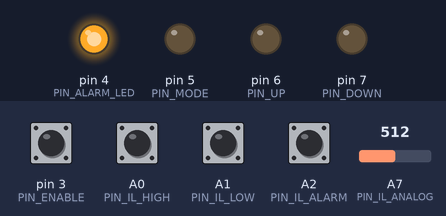
Bench run of a program on a simulated Arduino Nano, built with avr-gcc and run on an emulated ATmega328P. Shown: output pins drawn as LEDs (lit = HIGH). The inputs (shaded band) are chosen by the test bench; at power-on: A0 (PIN_IL_HIGH), A1 (PIN_IL_LOW), A2 (PIN_IL_ALARM), pin 3 (PIN_ENABLE) HIGH, A7 (PIN_IL_ANALOG) = 512. What the program prints to the serial monitor is not drawn.

Above: at 1.2 s.
1.3 s: A2 (PIN_IL_ALARM) pulled LOW for 1 s
At 2.1 s:
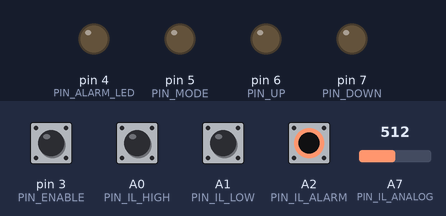
3.8 s: pin 3 (PIN_ENABLE) pulled LOW for 0.15 s
At 4.8 s:
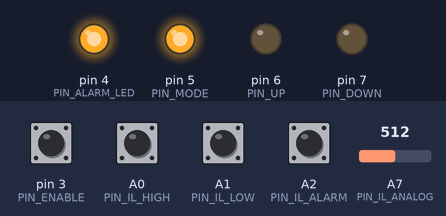
5.4 s: A2 (PIN_IL_ALARM) pulled LOW for 0.15 s
At 5.49 s:
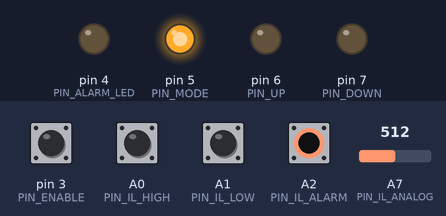
Timing chart, 0 to 8.4 s (numbered marks = the images above; inputs shaded):
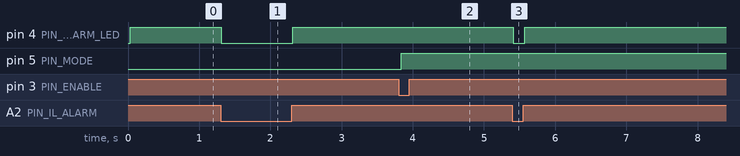

Measured:
- after the input at 1.3 s, pin 4 (PIN_ALARM_LED): HIGH → LOW at once, → HIGH 1.0 s later
- after the input at 3.8 s, pin 5 (PIN_MODE): LOW → HIGH at once
- after the input at 5.4 s, pin 4 (PIN_ALARM_LED): HIGH → LOW at once, → HIGH 0.16 s later

The program:

main.cpp
```cpp
// ============================================================================
//  TBI SubArc Height Control  -  Arduino Nano (ATmega328P)
//  Built up one section at a time.
// ============================================================================
#include <Arduino.h>
#include "pins.h"

// --- Loop timing ------------------------------------------------------------
const unsigned long SCAN_MS = 20;        // fixed control-loop period (ms)

// --- Analog rate / baseline guard: state + tunables -------------------------
enum GuardMode    { TRACKING, HOLD };    // TRACKING = following; HOLD = frozen
enum FreezeReason { R_NONE, R_SLEW, R_RAIL, R_ALARM, R_WAIT };
GuardMode    mode = TRACKING;
FreezeReason freezeReason = R_NONE;      // why we're holding (display + LED)
int  baseline = 0;                       // last good plate reading (counts)
int  analogValue = 0;                    // filtered ADC counts (0-1023, ~512 at target)
int  lastDelta = 0;                      // last per-sample analog delta (diag)
static int prevAnalog = 0;               // previous sample (for slew delta)
static uint16_t settleCount = 0;         // samples back near baseline
static uint16_t stepCount   = 0;         // samples a new level has persisted

const int      SLEW_THRESH  = 40;        // counts/sample: above = fast artifact
                                         // Bench-tuned (2026-07). The laser rides the
                                         // JOINT GROOVE; on multipass welds that surface
                                         // is a prior bead, and its ripple tripped
                                         // constant false HLD-S freezes at the original
                                         // value of 8. 40 (~0.8 mm/sample) sits above
                                         // bead ripple and the commanded slide
                                         // (~5.2 c/sample @ 12 in/min) while remaining
                                         // below a sharp tack/step edge (up to ~140
                                         // c/sample). Trade-off: edges slower than
                                         // ~40 c/sample no longer freeze -- root-pass
                                         // tacks are assumed sharp. Re-check if the
                                         // IL-1000 analog window is rescaled.
const int      RETURN_TOL   = 50;        // counts (~1 mm) within baseline = "returned"
const uint8_t  SETTLE       = 3;         // samples near baseline before resume
const uint16_t STEP_CONFIRM = 350;       // ~7 s: accept a permanent new level
                                         // (must exceed the ~6 s longest tack)
const int      RAIL_LO      = 5;         // <= this = railed low  (out of window)
const int      RAIL_HI      = 1018;      // >= this = railed high (out of window)
const unsigned long BLINK_MS = 100;      // alarm-LED fast-blink half-period

// --- Auto-mode button (momentary, active-low) -------------------------------
bool automode = false;                   // latched: true = auto height on
const unsigned long DEBOUNCE_MS = 30;    // button must settle this long
static int btnStable = HIGH;             // debounced level (HIGH = released)
static int btnLast   = HIGH;             // last raw reading
static unsigned long btnChangedAt = 0;   // when the raw reading last changed
//-----------------------------------------------------------------------------


// Debounce PIN_ENABLE and toggle automode on each press.
static void updateAutoButton() {
  int reading = digitalRead(PIN_ENABLE);

  if (reading != btnLast) {              // raw changed -> restart the timer
    btnLast = reading;
    btnChangedAt = millis();
  }

  if (millis() - btnChangedAt >= DEBOUNCE_MS && reading != btnStable) {
    btnStable = reading;                 // commit the new stable level
    if (btnStable == LOW) {              // press edge (active-low) -> toggle
      automode = !automode;
      digitalWrite(PIN_MODE, automode ? HIGH : LOW);
    }
  }
}


// --- Alarm input (Keyence IL-1000 system-OK line) ---------------------------
// IL-1000 ALARM is HIGH=OK / LOW=fault; through the NPN opto the sense may
// invert, so ALARM_ACTIVE_LEVEL is the *pin* level that means "alarm/fault".
// Verify on the bench (disconnect the line: it should read ALARM = fail-safe).
const int ALARM_ACTIVE_LEVEL = LOW;      // pin level that means alarm/fault
bool alarm = false;                      // true = IL-1000 reporting a fault

// Read the alarm input into the `alarm` flag. (The D4 LED is driven by
// updateIndicator(), which also shows guard freezes as a fast blink.)
static void updateAlarm() {
  alarm = !(digitalRead(PIN_IL_ALARM) == ALARM_ACTIVE_LEVEL);
}


// --- Height control: hybrid re-center ---------------------------------------
// The Keyence HIGH/LOW judgments (+/-1.5 mm on the amp) START a correction and
// set its direction; the ANALOG value decides when to STOP -- keep driving until
// the reading is within STOP_BAND of TARGET_COUNTS, so the torch returns to ~0
// instead of parking at the +/-1.5 mm band edge.
// Mapping: HIGH -> UP (raise), LOW -> DOWN (lower). Swap on the bench if reversed
// (a backwards map drives to a rail; the guard then freezes it).
const int JUDGE_ACTIVE_LEVEL = LOW;      // pin level meaning a judgment is asserted
const int TARGET_COUNTS      = 512;      // analog counts at the Keyence zero (~center)
const int STOP_BAND          = 26;       // counts (~0.5 mm): stop within this of target
bool ilHigh = false;                     // HIGH judgment active
bool ilLow  = false;                     // LOW  judgment active

static void updateHeight() {
  ilHigh = (digitalRead(PIN_IL_HIGH) == JUDGE_ACTIVE_LEVEL);
  ilLow  = (digitalRead(PIN_IL_LOW)  == JUDGE_ACTIVE_LEVEL);

  static bool correcting = false;        // latched from a HIGH/LOW trigger
  static bool dirUp      = false;        // latched direction for this correction

  // Motion only in auto, no alarm, and while the guard is TRACKING.
  if (!(automode && !alarm && mode == TRACKING)) {
    correcting = false;
    digitalWrite(PIN_UP,   LOW);
    digitalWrite(PIN_DOWN, LOW);
    return;
  }

  // START: a Keyence judgment kicks off a correction and picks the direction.
  if (!correcting) {
    if      (ilHigh) { correcting = true; dirUp = true;  }
    else if (ilLow)  { correcting = true; dirUp = false; }
  }

  // STOP: once the analog is back within STOP_BAND of center.
  if (correcting && abs(analogValue - TARGET_COUNTS) <= STOP_BAND) {
    correcting = false;
  }

  // DRIVE the latched direction (interlocked: never both), else hold.
  if (correcting) {
    digitalWrite(PIN_UP,   dirUp ? HIGH : LOW);
    digitalWrite(PIN_DOWN, dirUp ? LOW  : HIGH);
  } else {
    digitalWrite(PIN_UP,   LOW);
    digitalWrite(PIN_DOWN, LOW);
  }
}


// --- Analog input (Keyence IL-1000 0-5V distance) ---------------------------
const uint8_t ANALOG_SAMPLES = 100;      // reads per sample, median-filtered
// (analogValue is declared with the guard state near the top of the file.)

// Take ANALOG_SAMPLES reads of A7 and return their median (rejects noise/spikes).
// ~100 x 100us = ~10 ms, well within the loop cadence. Even count -> average the
// two middle samples.
static int readAnalogMedian() {
  int s[ANALOG_SAMPLES];
  for (uint8_t i = 0; i < ANALOG_SAMPLES; i++) {
    s[i] = analogRead(PIN_IL_ANALOG);
  }
  for (uint8_t i = 1; i < ANALOG_SAMPLES; i++) {   // insertion sort
    int v = s[i];
    int8_t j = i - 1;
    while (j >= 0 && s[j] > v) { s[j + 1] = s[j]; j--; }
    s[j + 1] = v;
  }
  return (s[ANALOG_SAMPLES / 2 - 1] + s[ANALOG_SAMPLES / 2]) / 2;
}

// Read the analog distance signal on A7 (10-bit: 0-1023 over 0-5V).
static void updateAnalog() {
  analogValue = readAnalogMedian();
}


// --- Analog min/max over a sliding ~10 s window -----------------------------
// 10 one-second buckets. Each bucket holds the min/max seen during that second;
// the window min/max is the aggregate across all buckets. Rotating one bucket
// per second gives a ~10 s sliding window cheaply (no per-sample history).
const uint8_t      WIN_BUCKETS = 10;     // 10 buckets x 1 s = ~10 s window
const unsigned long BUCKET_MS  = 1000;
int winMin[WIN_BUCKETS];
int winMax[WIN_BUCKETS];
static uint8_t      winIdx = 0;
static unsigned long bucketStart = 0;
int analogMin = 0;                       // lowest  A7 count in the last ~10 s
int analogMax = 0;                       // highest A7 count in the last ~10 s

// Seed all buckets with the current reading (call once at startup).
static void initAnalogStats() {
  analogValue = readAnalogMedian();
  for (uint8_t i = 0; i < WIN_BUCKETS; i++) {
    winMin[i] = analogValue;
    winMax[i] = analogValue;
  }
  bucketStart = millis();
}

static void updateAnalogStats() {
  if (millis() - bucketStart >= BUCKET_MS) {   // start a fresh bucket each second
    bucketStart = millis();
    winIdx = (winIdx + 1) % WIN_BUCKETS;
    winMin[winIdx] = analogValue;
    winMax[winIdx] = analogValue;
  }
  if (analogValue < winMin[winIdx]) winMin[winIdx] = analogValue;
  if (analogValue > winMax[winIdx]) winMax[winIdx] = analogValue;

  int lo = winMin[0], hi = winMax[0];          // aggregate across all buckets
  for (uint8_t i = 1; i < WIN_BUCKETS; i++) {
    if (winMin[i] < lo) lo = winMin[i];
    if (winMax[i] > hi) hi = winMax[i];
  }
  analogMin = lo;
  analogMax = hi;
}


// --- Analog rate / baseline guard -------------------------------------------
// The torch moves only on a valid, stable, slowly-changing reading. A fast jump
// (tack/step edge), a railed reading (big gap / off-plate), or ALARM freezes
// motion (HOLD). It resumes when the signal returns to the pre-disturbance
// baseline, or when a new level persists long enough to be a genuine step.
static void updateGuard() {
  int delta = analogValue - prevAnalog;
  prevAnalog = analogValue;
  lastDelta = delta;                       // expose for the status line

  bool railed = (analogValue <= RAIL_LO) || (analogValue >= RAIL_HI);
  bool fast   = (abs(delta) > SLEW_THRESH);

  if (mode == TRACKING) {
    if (alarm || railed || fast) {         // disturbance -> freeze
      mode = HOLD;                          // baseline stays at last good value
      settleCount = 0;
      stepCount   = 0;
    } else {
      baseline = analogValue;               // follow slow, genuine drift
    }
  } else {                                  // HOLD
    if (!alarm && !railed && !fast) {       // valid and slow again
      if (abs(analogValue - baseline) <= RETURN_TOL) {
        stepCount = 0;
        if (++settleCount >= SETTLE) mode = TRACKING;   // returned to baseline
      } else {
        settleCount = 0;
        if (++stepCount >= STEP_CONFIRM) {              // real new level
          baseline = analogValue;
          mode = TRACKING;
        }
      }
    } else {
      settleCount = 0;
      stepCount   = 0;
    }
  }

  // Reason for the display / indicator.
  if      (mode == TRACKING) freezeReason = R_NONE;
  else if (alarm)            freezeReason = R_ALARM;
  else if (railed)           freezeReason = R_RAIL;
  else if (fast)             freezeReason = R_SLEW;
  else                       freezeReason = R_WAIT;
}


// --- D4 indicator: solid = ALARM, fast blink = guard freeze -----------------
static void updateIndicator() {
  if (alarm) {
    digitalWrite(PIN_ALARM_LED, HIGH);                 // solid = true alarm
  } else if (automode && mode == HOLD) {
    bool on = (millis() / BLINK_MS) & 1;               // fast blink = freeze
    digitalWrite(PIN_ALARM_LED, on ? HIGH : LOW);
  } else {
    digitalWrite(PIN_ALARM_LED, LOW);
  }
}


// --- Status report over serial ----------------------------------------------
// Updates a single line in place using a carriage return ('\r'): the cursor
// returns to column 0 each time so the text overwrites instead of scrolling.
// No ANSI escape codes, so it works in simple monitors too.
// (Redraw rate is set by the loop's SCAN_MS gate.)

// Print an ADC value zero-padded to a fixed 4 digits (keeps the line aligned).
static void print4(int v) {
  if (v < 1000) Serial.print('0');
  if (v < 100)  Serial.print('0');
  if (v < 10)   Serial.print('0');
  Serial.print(v);
}

// Print the current system state (expanded as more sections are added).
// Keep every field a fixed width so shorter values overwrite longer ones.
static void printStatus() {
  // All fields are fixed width, so the line length is constant and never wraps.
  Serial.print('\r');                    // back to column 0, overwrite the line

  Serial.print(F("M:"));                 // mode + freeze reason (fixed 5 chars)
  if (mode == TRACKING) {
    Serial.print(F("TRK  "));
  } else {
    Serial.print(F("HLD-"));
    char r = 'W';                        // R_WAIT
    if      (freezeReason == R_SLEW)  r = 'S';
    else if (freezeReason == R_RAIL)  r = 'R';
    else if (freezeReason == R_ALARM) r = 'A';
    Serial.print(r);
  }

  Serial.print(F(" AUTO:")); Serial.print(automode ? '1' : '0');
  Serial.print(F(" ALM:"));  Serial.print(alarm ? '1' : '0');
  Serial.print(F(" HI:"));   Serial.print(ilHigh ? '1' : '0');
  Serial.print(F(" LO:"));   Serial.print(ilLow ? '1' : '0');
  Serial.print(F(" UP:"));   Serial.print(digitalRead(PIN_UP) ? '1' : '0');
  Serial.print(F(" DN:"));   Serial.print(digitalRead(PIN_DOWN) ? '1' : '0');
  Serial.print(F(" A7:"));   print4(analogValue);
  Serial.print(F(" base:")); print4(baseline);
  Serial.print(F(" d:"));    Serial.print(lastDelta < 0 ? '-' : '+');
  print4(abs(lastDelta));
  int err = analogValue - TARGET_COUNTS;
  Serial.print(F(" err:"));  Serial.print(err < 0 ? '-' : '+');
  print4(abs(err));
  Serial.print(F("  "));                 // small pad
}


void setup() {
  Serial.begin(115200);

  // --- Inputs (opto boards drive these; use internal pull-ups) -------------
  pinMode(PIN_ENABLE,   INPUT_PULLUP);
  pinMode(PIN_IL_LOW,   INPUT_PULLUP);
  pinMode(PIN_IL_HIGH,  INPUT_PULLUP);
  pinMode(PIN_IL_ALARM, INPUT_PULLUP);
  // PIN_IL_ANALOG (A7) is ADC-only; no pinMode / pull-up needed.

  // --- Outputs: drive OFF first, then set as outputs (boot-safe) -----------
  digitalWrite(PIN_MODE,      LOW);
  digitalWrite(PIN_UP,        LOW);
  digitalWrite(PIN_DOWN,      LOW);
  digitalWrite(PIN_ALARM_LED, LOW);
  pinMode(PIN_MODE,      OUTPUT);
  pinMode(PIN_UP,        OUTPUT);
  pinMode(PIN_DOWN,      OUTPUT);
  pinMode(PIN_ALARM_LED, OUTPUT);

  initAnalogStats();     // seed the 10 s min/max window
  baseline   = analogValue;   // seed guard state so the first scan sees no jump
  prevAnalog = analogValue;
}

void loop() {
  // Fixed-rate scan gate: run the body once every SCAN_MS.
  static unsigned long lastScan = 0;
  if (millis() - lastScan < SCAN_MS) return;
  lastScan = millis();

  updateAlarm();         // read A2 -> alarm flag
  updateAutoButton();    // debounce D3 -> toggle automode, drive D5
  updateAnalog();        // median-of-100 A7 -> analogValue
  updateAnalogStats();   // 10 s min/max
  updateGuard();         // set mode (TRACKING/HOLD) from analog + alarm
  updateHeight();        // drive UP/DOWN (only while TRACKING)
  updateIndicator();     // D4: solid=alarm, blink=freeze
  printStatus();
}
```

pins.h
```cpp
// ============================================================================
//  TBI SubArc Height Control  -  pin assignments
//  Arduino Nano (ATmega328P)
// ============================================================================
#pragma once
#include <Arduino.h>

// --- Inputs -----------------------------------------------------------------
#define PIN_ENABLE     3    // D3  - auto-mode momentary button (active-low)
#define PIN_IL_HIGH    A0   // A0  - Keyence IL-1000 HIGH judgment
#define PIN_IL_LOW     A1   // A1  - Keyence IL-1000 LOW  judgment
#define PIN_IL_ALARM   A2   // A2  - Keyence IL-1000 ALARM / system-OK
#define PIN_IL_ANALOG  A7   // A7  - Keyence IL-1000 0-5V analog out (ADC only)

// --- Outputs ----------------------------------------------------------------
#define PIN_MODE       5    // D5  - AutoHeightMode -> SAW enable (HIGH = auto on)
#define PIN_UP         6    // D6  - RAISE torch
#define PIN_DOWN       7    // D7  - LOWER torch
#define PIN_ALARM_LED  4    // D4  - Alarm/fault indicator LED
```
